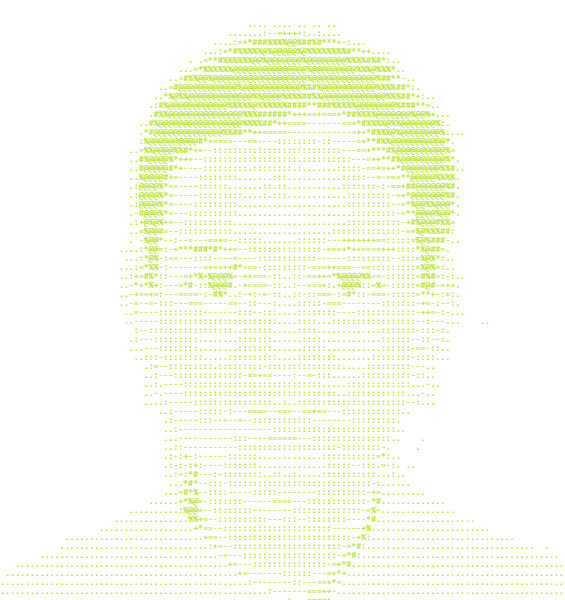
#> input picture data/portrait-dark-hl.png, 565 x 600 px, given in place of ascii-art.png, which was not available
$ python make_portrait.py
#> lines starting #> are read from the running program, lines starting #| are printed output that depends on the picture; pictures that were not available may be replaced by others from this repository, and a replacement may not be noted
#!/usr/bin/env python3
"""One-off: turns the original ASCII-art image into theme-coloured transparent PNGs in data/.

Needs Pillow + numpy (NOT needed for the normal build):
    python3 scripts/make_portrait.py path/to/ascii-art.png
Writes data/portrait-{dark,light}.png (base) and portrait-{dark,light}-hl.png (highlight pass).
"""
import pathlib
import sys

import numpy as np
from PIL import Image

src = sys.argv[1] if len(sys.argv) > 1 else "ascii-art.png"
out = pathlib.Path(__file__).resolve().parent.parent / "data"
im = Image.open(src).convert("RGBA")
#> im is the input picture: PIL image 565x600 RGBA; mean R, G, B, A 184, 230, 60, 19.8
bg = Image.new("RGBA", im.size, (255, 255, 255, 255))
#> bg: PIL image 565x600 RGBA; every value is 255
bg.alpha_composite(im)
g = np.array(bg.convert("L").crop((26, 0, 780, 800))).astype(float)   # crop the '=' border and dotted floor
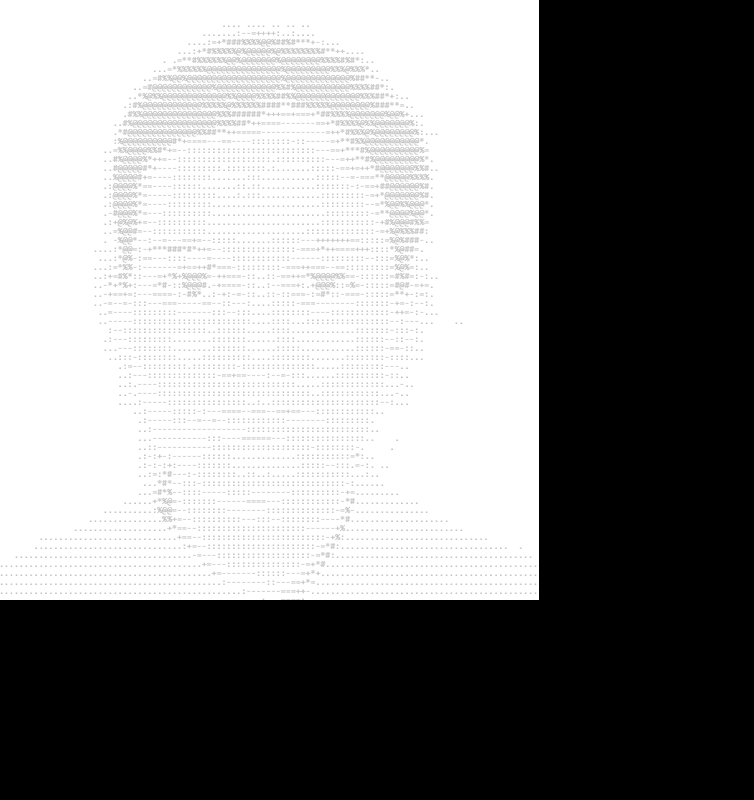
#> g: shape (800, 754) float64; min 0, max 255, mean 134.2
ink = np.clip((255 - g) / 255 * 1.6, 0, 1)
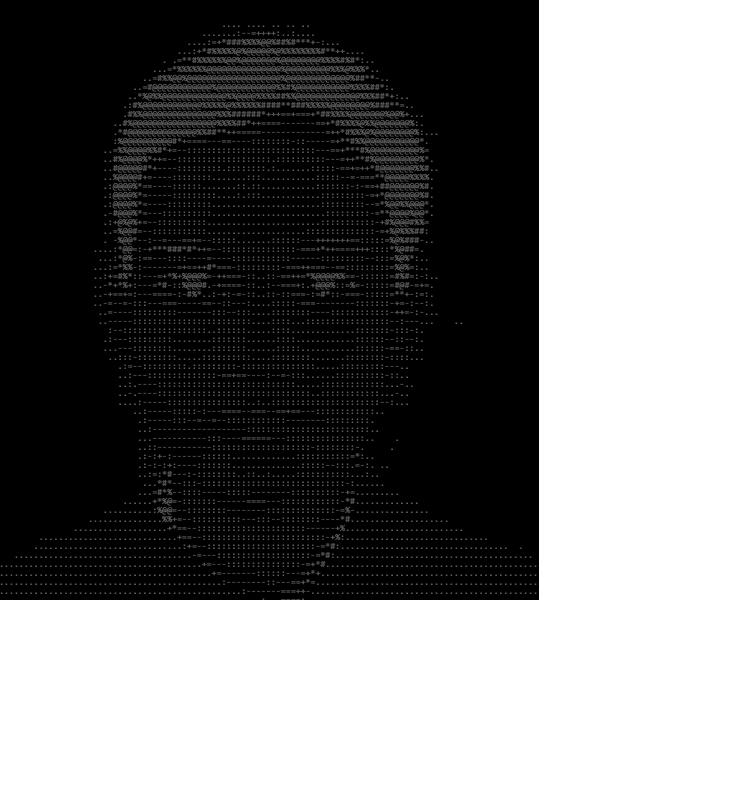
#> ink: shape (800, 754) float64; min 0, max 1, mean 0.48
h, w = ink.shape
#> h = 800; w = 754
s = 0.75
ink = np.array(Image.fromarray((ink * 255).astype("uint8")).resize((int(w * s), int(h * s)), Image.LANCZOS)) / 255.0
#> ink: shape (600, 565) float64
alpha = (np.round(ink * 11) / 11 * 255).astype("uint8")                # 12 alpha levels keeps the PNG small
H, W = alpha.shape
#> H = 600; W = 565
themes = {"dark": ((0xe8, 0xe6, 0xdf), (0x4f, 0xd1, 0xc5), (0xb8, 0xe6, 0x3c)),
          "light": ((0x14, 0x18, 0x1b), (0x0f, 0x76, 0x6e), (0x4d, 0x7c, 0x0f))}
for name, (top, bot, hl) in themes.items():
    t = np.clip((np.linspace(0, 1, H) - 0.55) / 0.45, 0, 1)[:, None, None]
    rgb = (np.array(top) * (1 - t) + np.array(bot) * t).astype("uint8")
    rgb = np.broadcast_to(rgb, (H, W, 3))
    base = Image.fromarray(np.dstack([rgb, alpha]), "RGBA")
    base.save(out / f"portrait-{name}.png", optimize=True)
    hlimg = Image.fromarray(np.dstack([np.broadcast_to(np.array(hl, dtype="uint8"), (H, W, 3)), alpha]), "RGBA")
    hlimg.save(out / f"portrait-{name}-hl.png", optimize=True)
#> this loop made 2 passes
#> pass 1, `base = Image.fromarray(np.dstack([rgb, alpha]), "RGBA")`:
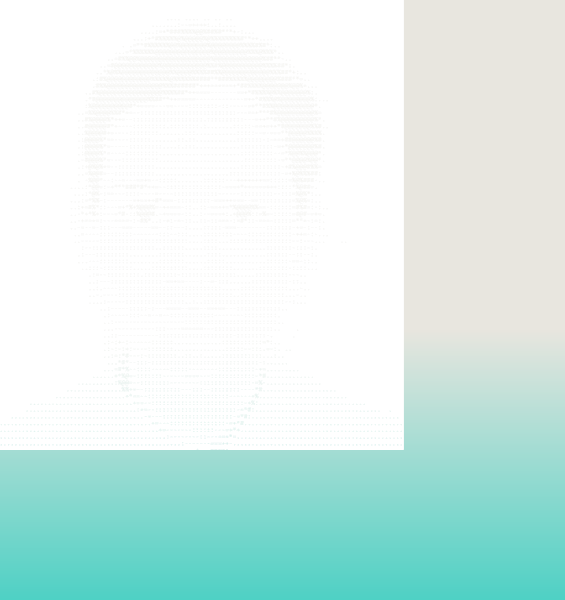
#> base: PIL image 565x600 RGBA; mean R, G, B, A 197.3, 225, 216.9, 122.4; transparent parts drawn white
#> pass 1, `hlimg = Image.fromarray(np.dstack([np.broadcast_to(np.array(hl, dtype=..`:
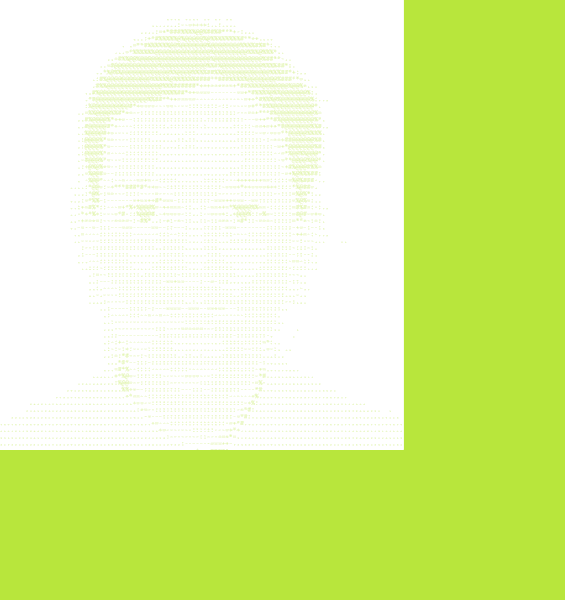
#> hlimg: PIL image 565x600 RGBA; mean R, G, B, A 184, 230, 60, 122.4; transparent parts drawn white
#> pass 2, `base = Image.fromarray(np.dstack([rgb, alpha]), "RGBA")`:
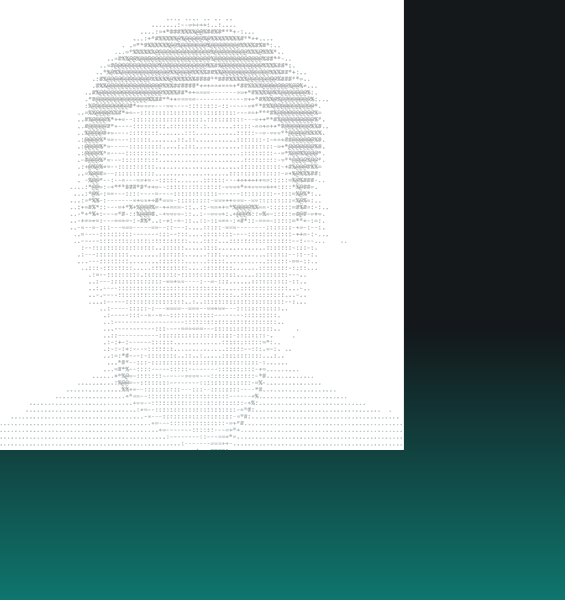
#> base: PIL image 565x600 RGBA; mean R, G, B, A 18.6, 45, 45.5, 122.4; transparent parts drawn white
#> pass 2, `hlimg = Image.fromarray(np.dstack([np.broadcast_to(np.array(hl, dtype=..`:
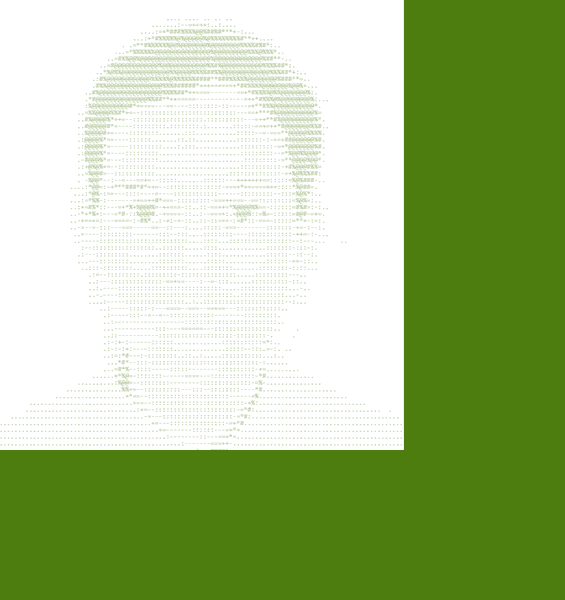
#> hlimg: PIL image 565x600 RGBA; mean R, G, B, A 77, 124, 15, 122.4; transparent parts drawn white
print("wrote", sorted(p.name for p in out.glob("portrait-*.png")), (W, H))
#| wrote ['portrait-dark-hl.png', 'portrait-dark.png', 'portrait-light-hl.png', 'portrait-light.png'] (565, 600)
